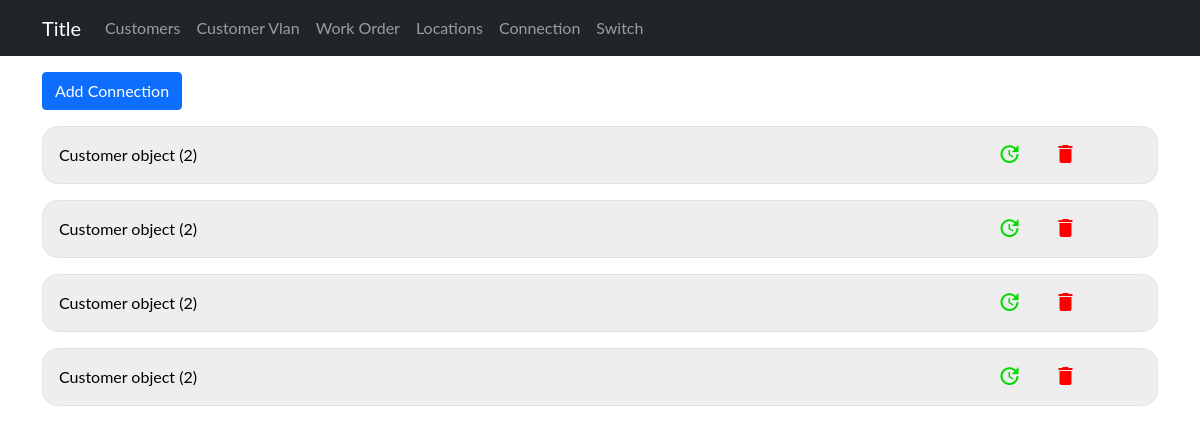
The app's page /devices/connection, older data.
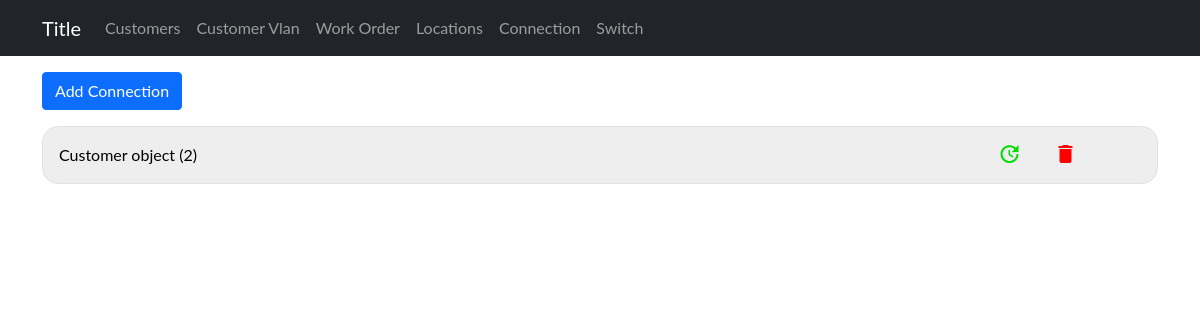
The same page, newer data.
### sitadevices/models.py (models this page shows)
class Connections(models.Model):
    company = models.ForeignKey(Customer, on_delete=models.CASCADE)
    customerVlan = models.ForeignKey(CustomerVlan, on_delete=models.CASCADE)

class Customer(models.Model):
    company_name = models.CharField(max_length=255)
    contact_person = models.CharField(max_length=255)
    email = models.EmailField()
    phone = models.IntegerField()
    active = models.CharField(choices=yesno, max_length=200)
    submitted_date_time = models.DateTimeField(default=timezone.now)

### sitadevices/views.py (the view)
# urls.py: path('connection', Connection, name="connectionlist"),
def Connection(request):
    connection = Connections.objects.all()
    dic = {
        'connection': connection,
    }
    return render(request, 'admin/connection/connection.html', {'dic': dic})

### sitadevices/templates/admin/connection/connection.html
{% extends '../base1.html' %}
{% block content %}
<div class="container">
<a href="{%url 'device:connectioninp' %}"><button type="button" class="btn btn-primary mt-3"> Add Connection</button></a>
{% for connection in dic.connection %}
<div class="grid">
    <a href="{%url 'device:connectionind' connection.id%}">
        <div class="flex">
            <p>{{connection.company}}</p>
        </div>
    </a>
    <div class="delupd">
        <a class="upd"href="{%url 'device:connectionupd' connection.id%}"><span class="material-icons md-36">update</span></a>
        <a class="del" href="{%url 'device:connectiondel' connection.id%}"><span class="material-icons md-36">delete</span></a>
    </div>
</div>
{% endfor %}
</div>
{% endblock  %}

Row changes from the older to the newer data that the page shows:
removed Connections: company "Customer object (2)"
removed Connections: company "Customer object (2)"
removed Connections: company "Customer object (2)"
